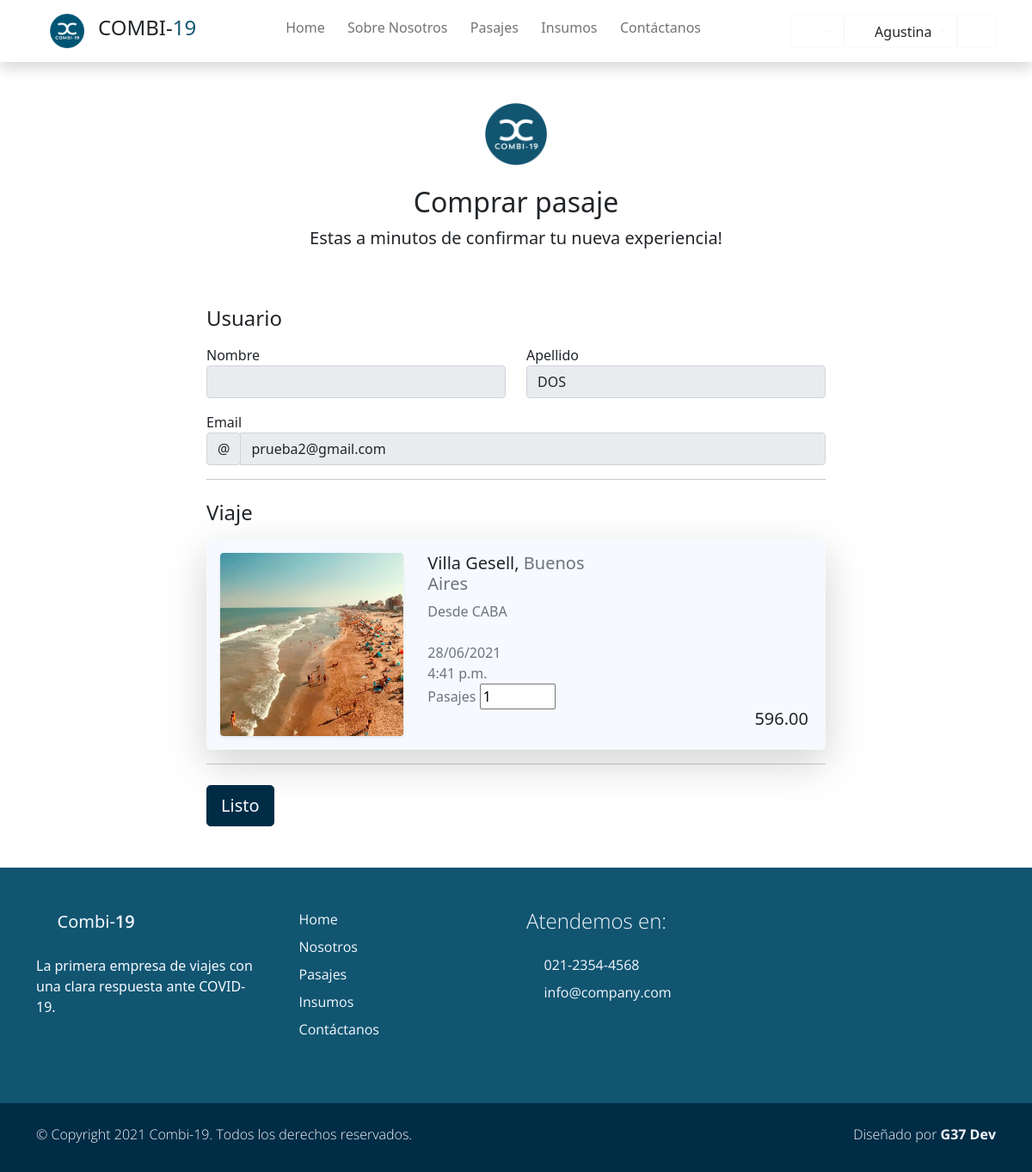
Page /pasajes/comprar8/8 (signed in) on the committed database.
### users/models.py (models this page shows, shortened)
class Account(AbstractBaseUser):
    email               = models.EmailField(verbose_name="email", max_length=60, unique=True)
    dni                 = models.IntegerField(verbose_name="dni", unique=True,)
    first_name          = models.CharField(max_length=30, verbose_name='Nombre')
    last_name           = models.CharField(max_length=30, verbose_name='Apellido')
    date_of_birth       = models.DateField(blank=True, null=True)
    is_GOLD             = models.BooleanField(default=False)
    _is_admin           = models.BooleanField(default=False)
    is_active           = models.BooleanField(default=True)
    is_staff            = models.BooleanField(default=False)
    _is_superuser       = models.BooleanField(default=False)
    objects = MyAccountManager()
    class Meta:
        verbose_name        = "Usuario"
        verbose_name_plural = "Usuarios"
    USERNAME_FIELD = 'email'
    REQUIRED_FIELDS = ['dni', 'first_name', 'last_name', 'date_of_birth']
    @property
    def is_superuser(self):
        return self.is_admin
    @property
    def is_admin(self):
        return self.is_staff
    @property
    def es_chofer(self):
        try:
            chofer = self.chofer
            return True
        except Chofer.DoesNotExist:
            return False

### Combi19App/models.py (models this page shows, shortened)
class Viaje(models.Model):
    comenzado  = "com"
    finalizado = "fin"
    cancelado  = "can"
    ESTADO_CHOICES = [ (comenzado,'COMENZADO'), (finalizado, 'FINALIZADO'), (cancelado,'CANCELADO') ]
    fecha             =   models.DateTimeField(blank=True, null=True)
    ruta              =   models.ForeignKey(Ruta, default=None, blank=True, null=True, on_delete=models.CASCADE)
    combi             =   models.ForeignKey(Vehiculo, blank=True, null=True, on_delete=models.CASCADE)
    precio            =   models.DecimalField(default=None, blank=True, null=True, max_digits=10, decimal_places=2)
    insumo            =   models.ManyToManyField(Insumo,default=None, blank=True)
    pasajeros         =   models.ManyToManyField(Account, default=None, blank=True)
    asientos_ocupados =   models.IntegerField(default=0, null=True, blank=True)
    estado            =   models.CharField(max_length=3, choices=ESTADO_CHOICES, default=ESTADO_CHOICES[0])
    class Meta:
        unique_together = ('fecha', 'combi')

class Ruta(models.Model):
    origen        = models.ForeignKey(Lugar, default=None, on_delete=models.CASCADE, related_name='origen')
    destino       = models.ForeignKey(Lugar, default=None, on_delete=models.CASCADE, related_name='destino')
    nombre        = models.CharField(max_length=30, blank=True, null=True, verbose_name='Nombre de ruta')
    km            = models.IntegerField(validators=[MinValueValidator(0)])
    class Meta:
        unique_together = ('origen', 'destino')

class Lugar(models.Model):
    nombre        = models.CharField(max_length=40, blank=True, null=True, unique=True, verbose_name='Lugar')
    provincia     = models.CharField(max_length=20, blank=True, null=True)
    codigo_postal = models.IntegerField(blank=True, null=True, unique=True, validators=[MinValueValidator(1000)])
    imagen        = models.ImageField(upload_to="ciudades", blank=True, null=True)
    class Meta:
        verbose_name_plural = "Lugares"
    def __str__(self):
        return f'{self.nombre}'

### Combi19App/views.py (the view, shortened to what this page needs)
@login_required
def comprar_pasaje_chofer(request, *args, **kwargs):
    viaje_id = kwargs.get("v_id")
    try:
        viaje = Viaje.objects.get(pk = viaje_id)
    except:
        return HttpResponse("Hubo un error")
    usuario_id = kwargs.get("p_id")
    try:
        usuario = Account.objects.get(pk = usuario_id)
    except:
        return HttpResponse("Hubo un error")
    context = {"viaje": viaje, "usuario":usuario}
    return render(request, "Combi19App/detalle_viaje_chofer.html", context)

### Combi19App/templates/Combi19App/detalle_viaje_chofer.html (shortened to what this page needs)
{% extends 'Combi19App/base.html' %}
{% load static %}
{% load bootstrap %}
{% load poll_extras %}
{% block content %}
<div class="container">
    <div class="py-5 text-center ">
      <img class="d-block mx-auto mb-4" src="{% static 'Combi19App/img/logo_is.png' %}" alt="" width="72" height="72">
      <h2>Comprar pasaje</h2>
      <p class="lead">Estas a minutos de confirmar tu nueva experiencia! </p>
    </div>
    <div class="row mx-auto">
      <div class="col-md-8 mx-auto">
        <h4 class="mb-3">Usuario</h4>
        <form class=" pb-5" id="formulario" method="POST"> {% csrf_token %}
          <div class="row">
            <div class="col-md-6 mb-3">
              <label for="firstName">Nombre</label>
              <input type="text" class="form-control" id="firstName" placeholder=""  readonly value="{{usuario.firstName}}">
            </div>
            <div class="col-md-6 mb-3">
              <label for="lastName">Apellido</label>
              <input type="text" class="form-control" id="lastName" placeholder=""  readonly value="{{usuario.last_name}}">
            </div>
          </div>
          <div class="mb-3">
            <label for="username">Email</label>
            <div class="input-group">
              <div class="input-group-prepend">
                <span class="input-group-text">@</span>
              </div>
              <input type="text" class="form-control" id="username" placeholder="Username" readonly value="{{usuario.email}}"">
            </div>
          </div>
          <hr class="mb-4">
          <h4 class="mb-3">Viaje</h4>
            <div  class="card bg-light border-0 shadow-lg overflow-hidden">
                <div class="card-body">
                    <div class="row">
                        <div class="col-md-4">
                            <div href="#" class="card border-0 text-white shadow-sm overflow-hidden mx-5 m-sm-0">
                                <img class="card-img" src="{{viaje.ruta.destino.imagen.url}}" alt="">
                            </div>
                        </div>
                        <div class=" col-md-4 px-3">
                            <h5 class="h5 ">{{viaje.ruta.destino}}, <span class="text-muted">{{viaje.ruta.destino.provincia}}</span></h2>
                            <p class="m-0 p-0 text-muted">Desde {{viaje.ruta.origen}} <i class='p-0 bx bx-map'></i></p>
                            <br>
                            <p class="m-0 p-0 text-muted">{{viaje.fecha|date:"d/m/Y"  }} </p>
                            <p class="m-0 p-0 text-muted">{{viaje.fecha | time}} </p>
                            <label class="text-muted"for='asientos_ocupados'>Pasajes</label>
                            <input type="number" name='asientos_ocupados' id='asientos_ocupados' min="1" value="1" max="{{viaje.combi.capacidad | restar:viaje.asientos_ocupados}}" >
                        </div>
                        <div class="col-md-4 px-3 d-flex  flex-column justify-content-end">
                            <p class=" h5 text-end" id="total-precio">{{viaje.precio}}</p>
                        </div>
                    </div>
                </div>
            </div>
          <hr class="mb-4">
          <button class="btn btn-primary btn-lg btn-block " id="boton-listo" type="button">Listo</button>
        </form>
      </div>
    </div>
</div>
{% endblock %}

### Combi19App/templates/Combi19App/base.html (shortened to what this page needs)
{% load static %}
<!DOCTYPE html>
<html lang="es">
<head>
    {% load static %}
    <link href="{% static 'Combi19App/css/bootstrap.min.css' %}" rel="stylesheet">
    <link href="{% static 'Combi19App/css/boxicon.min.css' %}" rel="stylesheet">
    <link rel="stylesheet" href="{% static 'Combi19App/css/estilos.css' %}">
</head>
<body>
    <nav id="main_nav" class="navbar navbar-expand-lg navbar-light bg-white shadow">
        <div class="container d-flex justify-content-center align-items-center">
            <a class="navbar-brand h1 " href="index.html">
                <a class="navbar-brand" href="#!"><img src="{% static 'Combi19App/img/logo_is_chiquito.png' %}" width="40">
                </a>
                <span class="text-dark h4">COMBI-</span><span class="text-primary h4">19</span></a>
            <div class="align-self-center collapse navbar-collapse flex-fill  d-lg-flex justify-content-lg-between" id="navbar-toggler-success">
                <div class="flex-fill mx-xl-5 mb-2">
                    <ul class="nav navbar-nav d-flex justify-content-between mx-xl-5 text-center text-dark">
                       <li class="nav-item">
                            <a class="nav-link btn-outline-primary rounded-pill px-2" href="{% url 'Home' %}">Home</a>
                        </li>
                        <li class="nav-item">
                            <a class="nav-link btn-outline-primary rounded-pill px-2" href="{% url 'About' %}">Sobre Nosotros</a>
                        </li>
                        <li class="nav-item">
                            <a class="nav-link btn-outline-primary rounded-pill px-2" href="{% url 'Pasajes' %}">Pasajes</a>
                        </li>
                        <li class="nav-item">
                            <a class="nav-link btn-outline-primary rounded-pill px-2" href="{% url 'Insumos' %}">Insumos</a>
                        </li>
                        <li class="nav-item">
                            <a class="nav-link btn-outline-primary rounded-pill px-2" href="{% url 'Contacto' %}">Contáctanos</a>
                        </li>
                    </ul>
                </div>
                <div class="navbar align-self-center">
                    <div class="btn-group" role="group">
                        <div class="btn-group" role="group">
                            <button class="btn btn-outline-light dropdown-toggle" type="button" id="dropdownMenuButton1" data-toggle="dropdown" aria-haspopup="true" aria-expanded="false">
                                <i class='bx bx-help-circle bx-sm bx-tada-hover text-primary'></i>
                            </button>
                        </div>
                    </div>
                    <div class="btn-group" role="group">
                        <div class="btn-group" role="group">
                            <button class="btn btn-outline-light dropdown-toggle" type="button" id="dropdownMenuButton" data-toggle="dropdown" aria-haspopup="true" aria-expanded="false">
                                {% if request.user.es_chofer %}
                                    <i class='bx bx-bus bx-sm text-primary''></i>
                                {% else %}
                                    <i class='bx bx-user-circle bx-sm text-primary'></i>
                                {% endif %}
                                <span class="text-dark">{{ request.user.first_name }}</span>
                            </button>
                        </div>
                    </div>
                    <div>
                        <a class="btn btn-outline-light" href="{% url 'Logout' %}">
                            <i class='bx bx-log-out-circle bx-sm text-primary'></i>
                        </a>
                    </div>
                    </div>
                </div>
            </div>
    </nav>
    <div class="main">
        {% block content %}
        {% endblock content %}
    </div>
    <footer class="bg-primary pt-4">
        <div class="container">
            <div class="row py-4">
                <div class="col-lg-3 col-12 align-left">
                    <a class="navbar-brand" href="index.html">
                        <i class='bx bx-bus bx-sm text-light'></i>
                        <span class="text-light h5">Combi-</span><span class="text-light h5 semi-bold-600">19</span>
                    </a>
                    <p class="text-light my-lg-4 my-2">
                        La primera empresa de viajes con una clara respuesta ante COVID-19.
                    </p>
                    <ul class="list-inline footer-icons light-300">
                        <li class="list-inline-item m-0">
                            <a class="text-light" target="_blank" href="http://facebook.com/">
                                <i class='bx bxl-facebook-square bx-md'></i>
                            </a>
                        </li>
                        <li class="list-inline-item m-0">
                            <a class="text-light" target="_blank" href="https://www.linkedin.com/">
                                <i class='bx bxl-linkedin-square bx-md'></i>
                            </a>
                        </li>
                        <li class="list-inline-item m-0">
                            <a class="text-light" target="_blank" href="https://www.whatsapp.com/">
                                <i class='bx bxl-whatsapp-square bx-md'></i>
                            </a>
                        </li>
                    </ul>
                </div>
                <div class="col-lg-3 col-md-4 my-sm-0 mt-4">
                        <ul class="list-unstyled text-light light-300">
                            <li class="pb-2">
                                <i class='bx-fw bx bxs-chevron-right bx-xs'></i><a class="text-decoration-none text-light"
								href="{% url 'Home' %}">Home</a>
                            </li>
                            <li class="pb-2">
                                <i class='bx-fw bx bxs-chevron-right bx-xs'></i><a class="text-decoration-none text-light py-1"
								href="{% url 'About' %}">Nosotros</a>
                            </li>
                            <li class="pb-2">
                                <i class='bx-fw bx bxs-chevron-right bx-xs'></i><a class="text-decoration-none text-light py-1"
								href="#">Pasajes</a>
                            </li>
                            <li class="pb-2">
                                <i class='bx-fw bx bxs-chevron-right bx-xs'></i></i><a class="text-decoration-none text-light py-1"
								href="#"">Insumos</a>
                            </li>
                            <li class="pb-2">
                                <i class='bx-fw bx bxs-chevron-right bx-xs'></i><a class="text-decoration-none text-light py-1"
								href="#">Contáctanos</a>
                            </li>
                        </ul>
                </div>
                <div class="col-lg-3 col-md-4 my-sm-0 mt-4">
                    <h2 class="h4 pb-lg-3 text-light light-300">Atendemos en:</h2>
                    <ul class="list-unstyled text-light light-300">
                        <li class="pb-2">
                            <i class='bx-fw bx bx-phone bx-xs'></i><a class="text-decoration-none text-light py-1"
							href="tel:010-020-0340">021-2354-4568</a>
                        </li>
                        <li class="pb-2">
                            <i class='bx-fw bx bx-mail-send bx-xs'></i><a class="text-decoration-none text-light py-1"
							href="mailto:info@company.com">info@company.com</a>
                        </li>
                    </ul>
                </div>
            </div>
        </div>
        <div class="w-100 bg-secondary py-3">
            <div class="container">
                <div class="row pt-2">
                    <div class="col-lg-6 col-sm-12">
                        <p class="text-lg-start text-center text-light light-300">
                            © Copyright 2021 Combi-19. Todos los derechos reservados.
                        </p>
                    </div>
                    <div class="col-lg-6 col-sm-12">
                        <p class="text-lg-end text-center text-light light-300">
                            Diseñado por <a rel="sponsored" class="text-decoration-none text-light"
							href="https://cursophp.com.ar/" target="_blank"><strong>G37 Dev</strong></a>
                        </p>
                    </div>
                </div>
            </div>
        </div>
    </footer>

### rows in the picture
Account: user.first_name "Agustina"
Account: last_name "DOS", email "prueba2@gmail.com"
Viaje: ruta.destino.imagen (picture), ruta.destino "Villa Gesell", ruta.destino.provincia "Buenos Aires", ruta.origen "CABA", fecha "28/06/2021", fecha "4:41 p.m.", precio "596.00"
